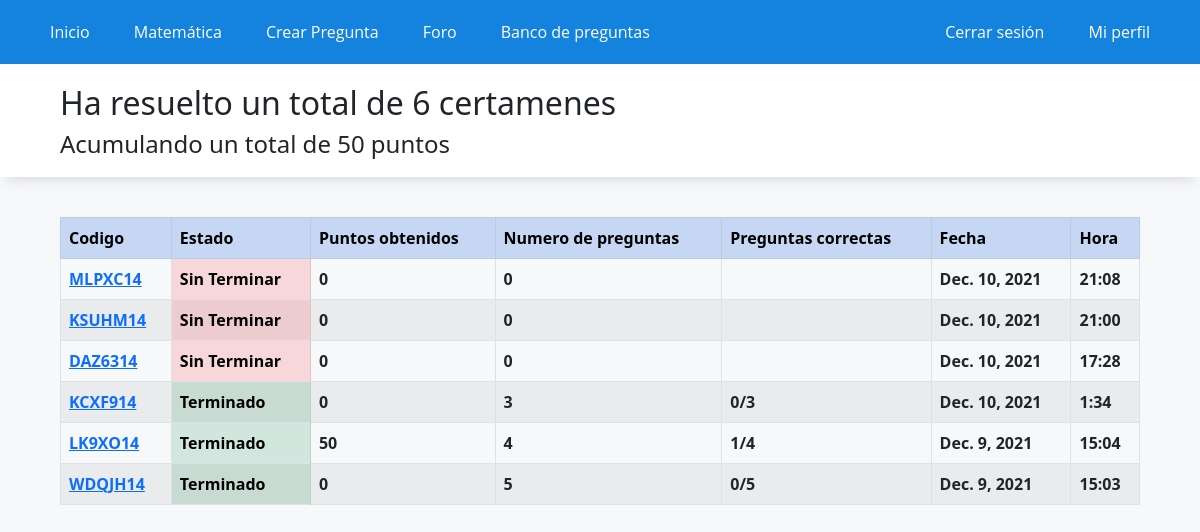
The page /historial/ (signed in) on the database as committed earlier.
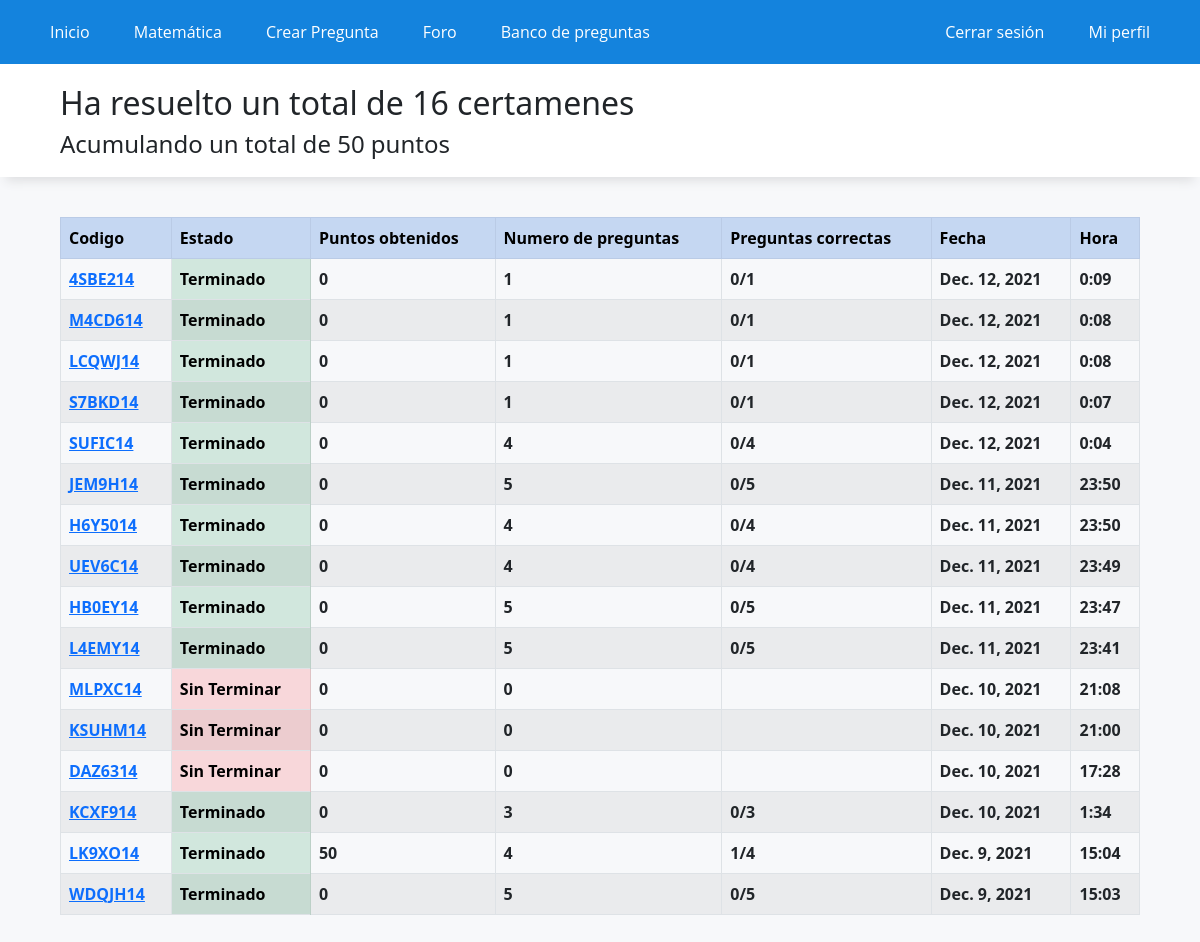
The same page on the database as committed later.
### WebApp/models.py (models this page shows)
class historialCertamen(models.Model):
    id_usuario = models.IntegerField()
    id_preguntas = models.CharField(max_length=300)
    fecha = models.DateField(auto_now_add=True)
    hora = models.TimeField(auto_now_add=True)
    estado = models.BooleanField(default=False)
    id_certamen = models.CharField(max_length=20, default="")
    n_preguntas = models.IntegerField(default=0)
    n_correctas = models.CharField(max_length=20, default="")
    puntos = models.IntegerField(default=0)
    alternativa_marcadas = models.CharField(max_length=100, default="")

### WebApp/views.py (the view)
# urls.py: path('historial/',registro_certamenes, name="historial"),
def registro_certamenes(request):
    certamenes = historialCertamen.objects.filter(id_usuario=request.user.id).order_by('-id')
    data= {
        'puntos': profile.objects.get(name_id=request.user.id).punctuation,
        'certamenes': certamenes,
        'n_certamenes': certamenes.count(),
    }
    return render(request,'app/registro_certamenes.html',data)

### WebApp/templates/app/registro_certamenes.html (shortened to what this page needs)
{% extends 'app/base.html' %}
{% load static %}
{% block contenido %}
<div class="titulo">
    <h2>Ha resuelto un total de {{n_certamenes}} certamenes</h2>
    <h4>Acumulando un total de {{puntos}} puntos</h4>
</div>
<div class="elContenedor">
    <table class="table table-striped table-bordered">
        <tr class="table-primary">
            <th>Codigo</th>
            <th>Estado</th>
            <th>Puntos obtenidos</th>
            <th>Numero de preguntas</th>
            <th>Preguntas correctas</th>
            <th>Fecha</th>
            <th>Hora</th>
        </tr>
        {% for certamen in certamenes %}
        <tr>
            <th><a href="/certamen/?id={{certamen.id_certamen}}">{{certamen.id_certamen}}</a></th>
            {% if certamen.estado %}
            <th class="table-success">Terminado</th>
            {% else %}
            <th class="table-danger">Sin Terminar</th>
            {% endif %}
            <th>{{certamen.puntos}}</th>
            <th>{{certamen.n_preguntas}}</th>
            <th>{{certamen.n_correctas}}</th>
            <th>{{certamen.fecha}}</th>
            {% if certamen.hora.minute < 10  %}
                <th>{{certamen.hora.hour}}:0{{certamen.hora.minute}}</th>
            {% else %}
                <th>{{certamen.hora.hour}}:{{certamen.hora.minute}}</th>
            {% endif %}
        </tr>
        {% endfor %}
    </table>
</div>
{% endblock %}

### WebApp/templates/app/base.html (shortened to what this page needs)
<!DOCTYPE html>
<html lang="es">
<head>
    {% load static %}
    <link rel="stylesheet" href="https://use.fontawesome.com/releases/v5.6.3/css/all.css">
    <link href="https://cdn.jsdelivr.net/npm/bootstrap@5.1.3/dist/css/bootstrap.min.css" rel="stylesheet"
>
    <link rel="stylesheet" href="{% static 'app/css/styles.css' %}">
    <link rel="stylesheet" href="https://cdnjs.cloudflare.com/ajax/libs/mathquill/0.10.1/mathquill.css" />
    <link rel="stylesheet" href="https://cdn.jsdelivr.net/npm/katex@0.15.1/dist/katex.min.css">
</head>
<body>
    <header>
        <nav class="navegacion">
            <ul class="menu">
                <li><a href="{% url 'home' %}">Inicio</a></li>
                {% if user.is_authenticated %}
                <li><a class="mat">Matemática</a>
                </li>
                <li><a href="{% url 'crearPregunta' %}">Crear Pregunta</a></li>
                <li><a href="{% url 'foro1' %}">Foro</a></li>
                <li><a href="{% url 'banco-preguntas' %}">Banco de preguntas</a></li>
                {% endif %}
            </ul>
            <ul>
                {% if user.is_authenticated %}
                <li><a href="{% url 'logout' %}">Cerrar sesión</a></li>
                <li><a href="{% url 'mi_perfil' %}">Mi perfil</a></li>
                {% else %}
                <li><a href="{% url 'iniciar_sesion' %}">Iniciar sesión</a></li>
                <li><a href="{% url 'registrarse' %}">Registrarse</a></li>
                {% endif %}
            </ul>
        </nav>
    </header>
    {% if user.is_authenticated %}
    <div id="contenido">
        {% block contenido%}
        {% endblock %}
    </div>
    {% else %}
    <div id="contenido">
        <h1>Por Favor, inicia sesión para poder acceder al contenido :)</h1>
    </div>
    {% endif %}
</body>
</html>

### WebApp/static/app/css/styles.css (style rules this page uses)
* { margin: 0; padding: 0; -webkit-box-sizing: border-box; -moz-box-sizing: border-box; box-sizing: border-box; }
body { background: rgb(247,248,250); }
.navegacion { display: flex; justify-content: space-between; width: 100%; padding-inline: 30px; margin: auto; background: #1483dd; }
.navegacion ul { list-style: none; margin: 0; padding: 0; }
.navegacion > ul >li { position: relative; display: inline-block; }
.navegacion > ul > li > a { display: block; padding: 20px 20px; color: white; font-family: 'Open Sans', sans-serif; text-decoration: none; }
.mat { color: white; }
#contenido { width: 100%; padding-top: 0px; padding-bottom: 50px; margin:auto; }
.titulo { box-shadow: 0px 10px 10px -6px rgb(222,223,225); background-color: white; padding-top: 20px; padding-bottom: 10px; padding-left: 5%; margin-bottom: 40px; width: 100%; }
.elContenedor { width: 90%; padding-top: 0px; margin:auto; }

Rows that differ between the two databases and show on the page:
added historialCertamen: id_certamen "4SBE214", estado "Terminado", puntos "0", n_preguntas "1", n_correctas "0/1", fecha "Dec. 12, 2021", hora.hour "0", hora.minute "9"
added historialCertamen: id_certamen "M4CD614", estado "Terminado", puntos "0", n_preguntas "1", n_correctas "0/1", fecha "Dec. 12, 2021", hora.hour "0", hora.minute "8"
added historialCertamen: id_certamen "LCQWJ14", estado "Terminado", puntos "0", n_preguntas "1", n_correctas "0/1", fecha "Dec. 12, 2021", hora.hour "0", hora.minute "8"
added historialCertamen: id_certamen "S7BKD14", estado "Terminado", puntos "0", n_preguntas "1", n_correctas "0/1", fecha "Dec. 12, 2021", hora.hour "0", hora.minute "7"
added historialCertamen: id_certamen "SUFIC14", estado "Terminado", puntos "0", n_preguntas "4", n_correctas "0/4", fecha "Dec. 12, 2021", hora.hour "0", hora.minute "4"
added historialCertamen: id_certamen "JEM9H14", estado "Terminado", puntos "0", n_preguntas "5", n_correctas "0/5", fecha "Dec. 11, 2021", hora.hour "23", hora.minute "50"
added historialCertamen: id_certamen "H6Y5014", estado "Terminado", puntos "0", n_preguntas "4", n_correctas "0/4", fecha "Dec. 11, 2021", hora.hour "23", hora.minute "50"
added historialCertamen: id_certamen "UEV6C14", estado "Terminado", puntos "0", n_preguntas "4", n_correctas "0/4", fecha "Dec. 11, 2021", hora.hour "23", hora.minute "49"
added historialCertamen: id_certamen "HB0EY14", estado "Terminado", puntos "0", n_preguntas "5", n_correctas "0/5", fecha "Dec. 11, 2021", hora.hour "23", hora.minute "47"
added historialCertamen: id_certamen "L4EMY14", estado "Terminado", puntos "0", n_preguntas "5", n_correctas "0/5", fecha "Dec. 11, 2021", hora.hour "23", hora.minute "41"
Other text that changed with them:
{{ n_certamenes }}: "6" → "16"
